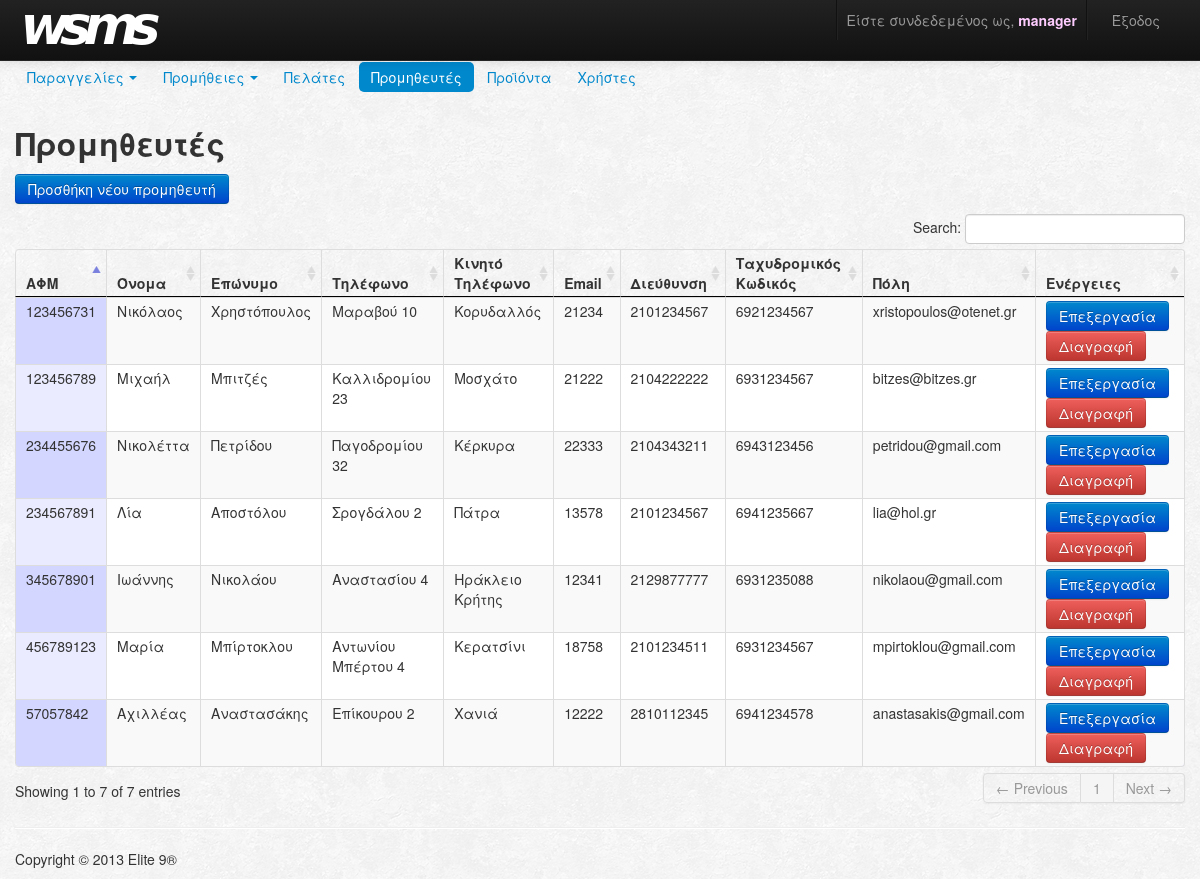
Screenshot of /provider/index (signed in) with the database file from the repository.
### tables this page shows
CREATE TABLE IF NOT EXISTS `provider` (
  `ssn` varchar(9) NOT NULL,
  `name` varchar(45) NOT NULL,
  `surname` varchar(45) NOT NULL,
  `phone` varchar(20) DEFAULT NULL,
  `cellphone` varchar(20) DEFAULT NULL,
  `email` varchar(45) DEFAULT NULL,
  `address` varchar(100) NOT NULL,
  `zipCode` varchar(10) NOT NULL,
  `city` varchar(45) NOT NULL,
  `version` int(11) NOT NULL,
  PRIMARY KEY (`ssn`)
);

### index.php (called while the page is built, shortened)
<?php
require 'Config/Router.php';
$app = new Router();

### Models/entities/Provider.php (called while the page is built, shortened)
<?php
class Provider
{
    private $name;
    private $surname;
    private $ssn;
    private $phone;
    private $cellphone;
    private $email;
    private $address;
    private $city;
    private $zipCode;
    public function __construct($name,
				$surname,
				$ssn,
				$address,
				$city,
    				$zipCode,
				$phone = null,
				$cellphone = null,
				$email = null)
    {
		$this->name = $name;
		$this->surname = $surname;
		$this->ssn = $ssn;
		$this->phone = $phone;
		$this->cellphone = $cellphone;
		$this->email = $email;
		$this->address = $address;
		$this->city = $city;
		$this->zipCode = $zipCode;
    }
    public function __get($param)
    {
		switch ($param)
		{
			case "name":
				return $this->name;
			case "surname":
				return $this->surname;
			case "ssn":
				return $this->ssn;
			case "phone":
				return $this->phone;
			case "cellphone":
				return $this->cellphone;
			case "email":
				return $this->email;
			case "address":
				return $this->address;
			case "zipCode":
				return $this->zipCode;
			case "city":
				return $this->city;
		}
    }
}

### Models/ProviderModel.php (called while the page is built, shortened)
<?php
require_once("entities/Provider.php");
class ProviderModel extends Model
{
    public static function getProviders()
    {
		$pdo = Connector::getPDO();
        try
        {
            $stmt = $pdo->prepare("SELECT * FROM provider");
            $stmt->execute();
            $providersColumns = $stmt->fetchAll();
            $providerObjArray = array();
            foreach ($providersColumns as $providerCol)
            {
                $providerObjArray[] =  new Provider($providerCol['name'],
													$providerCol['surname'],
													$providerCol['ssn'],
													$providerCol['address'],
													$providerCol['city'],
													$providerCol['zipCode'],
													$providerCol['phone'],
													$providerCol['cellphone'],
													$providerCol['email']);
            }
            return $providerObjArray;
        }
        catch(PDOException $e)
        {
			throw $e;
        }
    }
}

### Views/providers/index.php (the view)
<div class="container">
<?php
  $which = 'provider';
  require_once 'Views/navbars/navbar.php';
?>
<div class="container">
<h2>
	Προμηθευτές
</h2>
<p>
  <a href="<?php echo PROVIDER . "/addprovider"; ?>"><button class="btn btn-primary" type="button" >Προσθήκη νέου προμηθευτή</button></a>
</p>
<table cellpadding="0" cellspacing="0" border="0" class="table table-striped table-bordered" width="100%" id="provider_table">
<thead>
<tr>
	<th><strong>ΑΦΜ</strong></th>
	<th><strong>Όνομα</strong></th>
	<th><strong>Επώνυμο</strong></th>
	<th><strong>Τηλέφωνο</strong></th>
	<th><strong>Κινητό Τηλέφωνο</strong></th>
	<th><strong>Email</strong></th>
	<th><strong>Διεύθυνση</strong></th>
	<th><strong>Ταχυδρομικός Κωδικός</strong></th>
	<th><strong>Πόλη</strong></th>
	<th><strong>Ενέργειες</strong></th>
</tr>
</thead>
<tbody>
<?php
	if (!empty($data)) {
		foreach ($data as &$value) {
			echo "<tr>";
			echo "<td>" . $value->ssn . "</td>";
			echo "<td>" . $value->name . "</td>";
			echo "<td>" . $value->surname . "</td>";
			echo "<td>" . $value->phone . "</td>";
			echo "<td>" . $value->cellphone . "</td>";
			echo "<td>" . $value->email . "</td>";
			echo "<td>" . $value->address . "</td>";
			echo "<td>" . $value->zipCode . "</td>";
			echo "<td>" . $value->city . "</td>";
			echo "<td>" . "<a href=\"" . PROVIDER . "/editprovider?ssn=" . $value->ssn . "\">" . "<button class=\"btn btn-primary\" type=\"button\" >Επεξεργασία</button></a>";
			echo "<a href=\"" . PROVIDER . "/deleteprovider?ssn=" . $value->ssn . "\">" . "<button class=\"btn btn-danger\" type=\"button\" >Διαγραφή</button></td></a>";
			echo "</tr>";
		}
	}
?>
</tbody>
</table>
</div>

### Config/Router.php (shortened to what this page needs)
<?php
class Router
{
	function __construct()
	{
		$url = isset($_GET['url']) ? $_GET['url'] : null;
		$url = rtrim($url, '/');
		$url = explode('/', $url);
		$url[0] = ucfirst ( $url[0] );
		$url[0] .= "Controller";
		$controller = new $url[0];
		if (isset($url[2]))
		{
			if (method_exists($controller, $url[1]))
			{
				$this->checkForIntrusion();
				$controller->{$url[1]}($url[2]);
			}
			else
			{
				$this->error404('Requested method ' . $url[1] . ' does not exist');
			}
		}
		else
		{
			if (isset($url[1]))
			{
				if (method_exists($controller, $url[1]))
				{
					if (!empty($_POST))
					{
						call_user_func_array(array($controller, $url[1]), $_POST);
					}
					else
					{
						$controller->{$url[1]}();
					}
				}
				else
				{
					$this->error404('Requested method ' . $url[1] . ' does not exist');
				}
			}
			else
			{
				$this->checkForIntrusion();
				$controller->index();
			}
		}
	}
}

### Controllers/ProviderController.php (shortened to what this page needs)
<?php
require_once 'Models/ProviderModel.php';
 class ProviderController extends Controller
 {
 	public function index()
 	{
 		if (isset($_SESSION['role'])) {
 			if ($_SESSION['role'] == 'MANAGER' || $_SESSION['role'] == 'SCHEDULER') {
				try
				{
	 				$this->view->render('providers', 'index', ProviderModel::getProviders());
				}
 				catch(Exception $ex)
			 	{
	 				require_once 'PageController.php';
					$page = new PageController;
					$page->errordb($ex->getMessage());
 				}
	 		}
			else {
 				require_once 'PageController.php';
				$page = new PageController;
				$page->error_accdenied();
			}
 		}
 	}
 }

### Views/View.php (shortened to what this page needs)
<?php
class View {
	public function render($dirname = '', $filename = '', $data = '', $noInclude = false)
	{
		if ($noInclude == true) {
			require 'Views/' . $dirname. '/' . $filename . '.php';
		}
		else {
			require 'Views/header.php';
			require 'Views/' . $dirname. '/' . $filename . '.php';
			require 'Views/footer.php';
		}
	}
}

### Views/header.php (shortened to what this page needs)
<!doctype html>
<html>
<head>
    <link href="<?php echo BOOTSTRAP; ?>/css/bootstrap.min.css" rel="stylesheet" media="screen">
	<link href="<?php echo BOOTSTRAP; ?>/css/style.css" rel="stylesheet">
	<link href="<?php echo BOOTSTRAP; ?>/css/jquery.dataTables.css" rel="stylesheet">
	<link href="<?php echo BOOTSTRAP; ?>/css/bootstrap-responsive.css" rel="stylesheet">
	<link href="<?php echo BOOTSTRAP; ?>/css/DT_bootstrap.css" rel="stylesheet">
	<link href="<?php echo BOOTSTRAP; ?>/css/bootstrap-datetimepicker.min.css" rel="stylesheet">
</head>
<body>
	<div class="navbar navbar-inverse navbar-fixed-top">
      <div class="navbar-inner">
        <div class="container">
			<a class="brand" href="<?php echo HOME; ?>/"><img src="<?php echo BOOTSTRAP; ?>/img/logo.png" alt="" /></a>
			<div class="nav-collapse collapse pull-right">
			<ul class="nav">
				<li class="divider-vertical"></li>
				<?php if (isset($_SESSION['username'])): ?>
					<li class="active"><p class="navbar-text pull-right">Είστε συνδεδεμένος ως, <a href="#" class="navbar-link"><b style="color:#FFCCFF">  <?php echo $_SESSION['username']; ?></b> </a></p></li>
					<li class="divider-vertical"></li>
					<li><a href="<?php echo USERS; ?>/logout">Έξοδος</a></li>
				<?php endif ?>
			</ul>
			</div>
        </div>
      </div>
    </div>
	<div id="main" class="container">

### Views/navbars/navbar.php (shortened to what this page needs)
<div class="container">
  <div class="row-fluid">
	<?php
	  if (isset($_SESSION['role'])) {
		switch ($_SESSION['role']) {
		  case 'MANAGER':
			require_once 'Views/navbars/manager_navbar.php';
			break;
		  }
		}
	?>
  </div>
</div>

### Views/navbars/manager_navbar.php (shortened to what this page needs)
<ul class="nav nav-pills">
	  <?php
		  if(isset($which)) {
		  switch($which) {
			case 'provider':
			  echo '<li class="dropdown">';
				echo '<a href="#" class="dropdown-toggle" data-toggle="dropdown">Παραγγελίες <b class="caret"></b></a>';
				echo '  </li>';
			  echo '<li class="dropdown">';
				echo '<a href="#" class="dropdown-toggle" data-toggle="dropdown">Προμήθειες <b class="caret"></b></a>';
				echo '  </li>';
			  echo '<li><a href="' . CUSTOMER . '/index' .'">Πελάτες</a></li>';
			  echo '<li class="active"><a>Προμηθευτές</a></li>';
			  echo '<li><a href="' . PRODUCT . '/index' .'">Προϊόντα</a></li>';
			  echo '<li><a href="' . USERS . '/index' .'">Χρήστες</a></li>';
			  break;
		}
		}
	  ?>
</ul>

### Views/footer.php
</div>
		<footer class="footer container">
			<hr>
			<p>Copyright &copy; 2013 Elite 9&reg;</p>
		</footer>
</body>
</html>

### rows the page displays
provider: ssn "123456731", name "Νικόλαος", surname "Χρηστόπουλος", phone "Μαραβού 10", cellphone "Κορυδαλλός", email "21234", address "2101234567", zipCode "6921234567", city "xristopoulos@otenet.gr"
provider: ssn "123456789", name "Μιχαήλ", surname "Μπιτζές", phone "Καλλιδρομίου 23", cellphone "Μοσχάτο", email "21222", address "2104222222", zipCode "6931234567", city "bitzes@bitzes.gr"
provider: ssn "234455676", name "Νικολέττα", surname "Πετρίδου", phone "Παγοδρομίου 32", cellphone "Κέρκυρα", email "22333", address "2104343211", zipCode "6943123456", city "petridou@gmail.com"
provider: ssn "234567891", name "Λία", surname "Αποστόλου", phone "Σρογδάλου 2", cellphone "Πάτρα", email "13578", address "2101234567", zipCode "6941235667", city "lia@hol.gr"
provider: ssn "345678901", name "Ιωάννης", surname "Νικολάου", phone "Αναστασίου 4", cellphone "Ηράκλειο Κρήτης", email "12341", address "2129877777", zipCode "6931235088", city "nikolaou@gmail.com"
provider: ssn "456789123", name "Μαρία", surname "Μπίρτοκλου", phone "Αντωνίου Μπέρτου 4", cellphone "Κερατσίνι", email "18758", address "2101234511", zipCode "6931234567", city "mpirtoklou@gmail.com"
provider: ssn "57057842", name "Αχιλλέας", surname "Αναστασάκης", phone "Επίκουρου 2", cellphone "Χανιά", email "12222", address "2810112345", zipCode "6941234578", city "anastasakis@gmail.com"

### other values shown
$_SESSION['username'] "manager"
